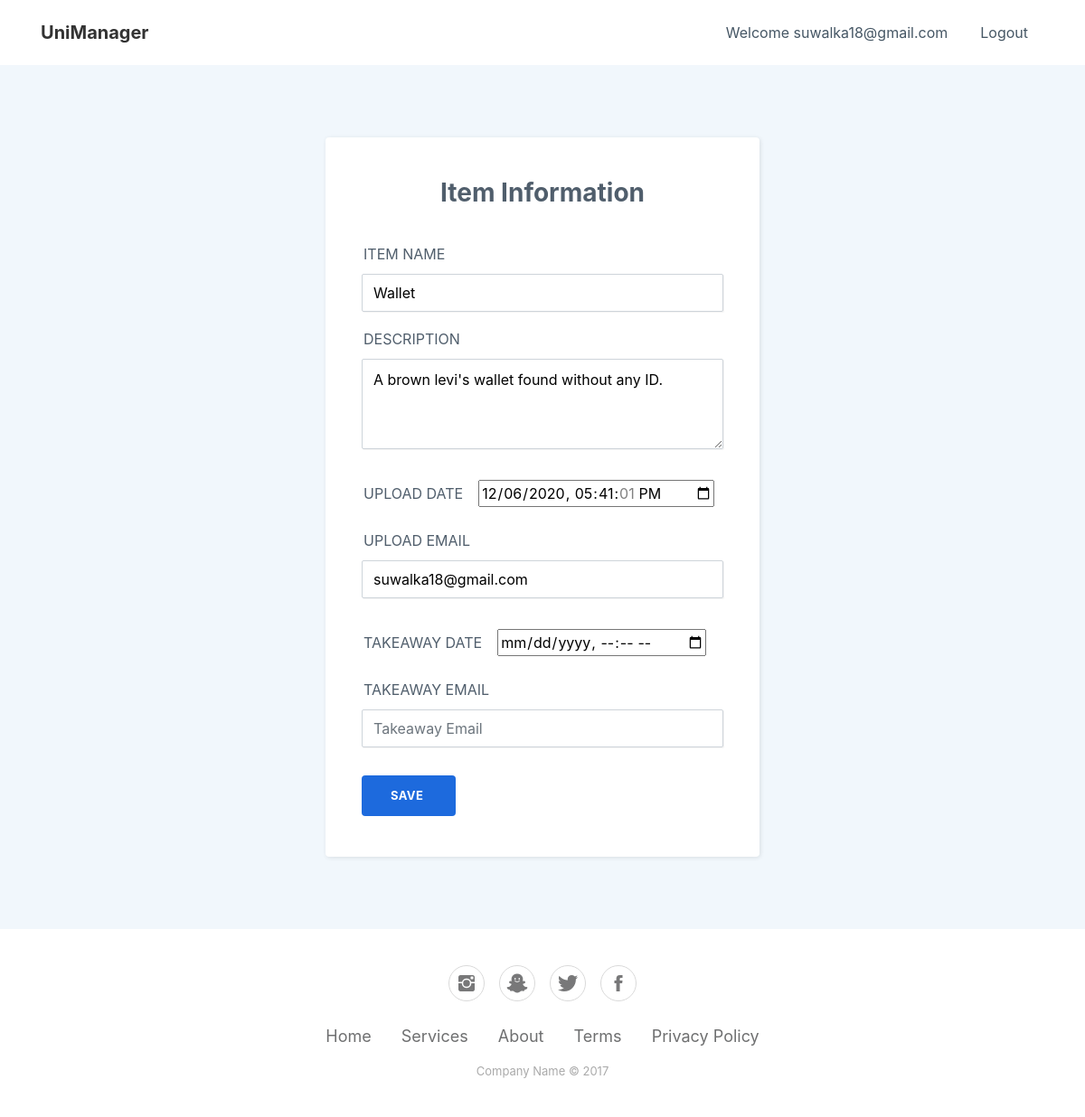
/home/lost-and-found-admin/5 (signed in), run on the app's committed database.
### myapp/models.py (models this page shows)
class LostAndFound(models.Model):
    name = models.CharField(blank=False, null=False, max_length=100)
    information = models.CharField(blank=True, null=False, max_length=1000)
    status = models.IntegerField(blank=False, null=False, default=0)
    submit_date = models.DateTimeField(auto_now=True, null=False, blank=False)
    submit_user = models.ForeignKey(get_user_model(), on_delete=models.CASCADE, related_name="user_submit")
    takeaway_user = models.ForeignKey(get_user_model(), null=True, default=None, on_delete=models.CASCADE, related_name="user_takeaway")
    takeaway_date = models.DateTimeField(default=None, null=True, blank=False)
    item_received = models.BooleanField(default=False)

### myapp/views.py (the view)
# urls.py: path("home/lost-and-found-admin/<int:id>", lost_and_found_admin_info, name="lost-and-found-admin-info"),
def lost_and_found_admin_info(request, id):
    if request.method == "POST":
        name = request.POST.get("name1")
        description = request.POST.get("description1")
        delivery_date = request.POST.get("delivery_date")
        upload_email = request.POST.get("upload_email")
        takeaway_email = request.POST.get("takeaway_email")
        if takeaway_email != "":
            LostAndFound.objects.filter(id=id).update(name=name, information=description, submit_date=delivery_date,
                                                      submit_user=User.objects.filter(username=upload_email).first(),
                                                      takeaway_user=User.objects.filter(
                                                          username=takeaway_email).first(),
                                                      takeaway_date=datetime.now(),
                                                      status=1)
        else:
            LostAndFound.objects.filter(id=id).update(name=name, information=description, submit_date=delivery_date,
                                                      submit_user_id=User.objects.filter(username=upload_email).first())
        return redirect("/home/lost-and-found-admin")
    else:
        l_and_f = list(LostAndFound.objects.filter(id=id).values())[0]
        print(l_and_f)
        IST = tz.gettz('Asia/Kolkata')
        t = l_and_f["submit_date"].replace(tzinfo=IST)
        print(t)
        l_and_f["submit_date"] = l_and_f["submit_date"].strftime("%Y-%m-%dT%H:%M:%S")
        l_and_f["user_name"] = User.objects.filter(id=l_and_f["submit_user_id"]).first().first_name
        l_and_f["email"] = User.objects.filter(id=l_and_f["submit_user_id"]).first().username
        return render(request, "lostfound_admin_info.html",
                      {"name": request.session['name'].split()[0], "l_and_f": l_and_f})

### templates/lostfound_admin_info.html (shortened to what this page needs)
{% load static %}
<!DOCTYPE html>
<html>
<head>
    <link rel="stylesheet" href="{% static 'assets/bootstrap/css/bootstrap.min.css' %}">
    <link rel="stylesheet" href="{% static 'assets/fonts/font-awesome.min.css' %}">
    <link rel="stylesheet" href="{% static 'assets/fonts/ionicons.min.css' %}">
    <link rel="stylesheet" href="{% static 'assets/css/Bootstrap-Cards-v2-shri.css' %}">
    <link rel="stylesheet" href="{% static 'assets/css/Contact-Form-Clean-shri.css' %}">
    <link rel="stylesheet" href="{% static 'assets/css/Footer-Basic-shri.css' %}">
    <link rel="stylesheet" href="{% static 'assets/css/Login-Form-Clean-1-shri.css' %}">
    <link rel="stylesheet" href="{% static 'assets/css/Login-Form-Clean-shri.css' %}">
    <link rel="stylesheet" href="{% static 'assets/css/Navigation-Clean-shri.css' %}">
    <link rel="stylesheet" href="{% static 'assets/css/styles-shri.css' %}">
    <link rel="stylesheet" href="{% static 'assets/css/Table-With-Search-1-shri.css' %}">
    <link rel="stylesheet" href="{% static 'assets/css/Table-With-Search-shri.css' %}">
</head>
<body>
<nav class="navbar navbar-light navbar-expand-md navigation-clean">
    <div class="container"><a class="navbar-brand" href="/">UniManager</a>
        <div class="collapse navbar-collapse"
             id="navcol-1">
            <ul class="nav navbar-nav ml-auto">
                <li class="nav-item" role="presentation"><a class="nav-link" href="#">Welcome {{ name }}</a></li>
                <li class="nav-item" role="presentation"><a class="nav-link" href="/logout">Logout</a></li>
            </ul>
        </div>
    </div>
</nav>
<div class="contact-clean" style="color: black;">
    <form method="post">
        <h2 class="text-center">Item Information</h2>
        <div class="form-group"><label class="text-uppercase text-center" style="padding: 2px;">Item Name</label><input
                class="form-control" type="text" name="name1" placeholder="Name" style="color: black;"
                value="{{ l_and_f.name }}"></div>
        <div class="form-group"><label class="text-uppercase text-center"
                                       style="padding: 2px;">description</label><textarea class="form-control" style="color: black;"
                                                                                          name="description1"
                                                                                          placeholder="Description"
                                                                                          rows="14">{{ l_and_f.information }}</textarea></div>
        <div class="form-group"><label class="text-uppercase text-center" style="padding: 2px;">Upload
            Date</label><input type="datetime-local" id="delivery_date" style="margin-top: 18px; margin-left: 15px"
                   name="delivery_date" value="{{ l_and_f.submit_date }}"></div>
        <div class="form-group"><label class="text-uppercase text-center" style="padding: 2px;">Upload
            Email</label><input style="color: black;" class="form-control" type="text" name="upload_email" value="{{ l_and_f.email }}" placeholder="Upload Email"></div>
        <div class="form-group"><label class="text-uppercase text-center" style="padding: 2px;">takeaway
            date</label><input type="datetime-local" id="delivery_date" value="" style="margin-top: 18px; margin-left: 15px"
                   name="takeaway_date"></div>
        <div class="form-group"><label class="text-uppercase text-center" style="padding: 2px;">takeaway
            email</label><input style="color: black;" class="form-control" type="text" name="takeaway_email" placeholder="Takeaway Email"></div>
        <div class="form-group">
            <button class="btn btn-primary" type="submit">Save&nbsp;</button>
        </div>
    </form>
</div>
<div class="footer-basic">
    <footer>
        <div class="social"><a href="#"><i class="icon ion-social-instagram"></i></a><a href="#"><i
                class="icon ion-social-snapchat"></i></a><a href="#"><i class="icon ion-social-twitter"></i></a><a
                href="#"><i class="icon ion-social-facebook"></i></a></div>
        <ul class="list-inline">
            <li class="list-inline-item"><a href="#">Home</a></li>
            <li class="list-inline-item"><a href="#">Services</a></li>
            <li class="list-inline-item"><a href="#">About</a></li>
            <li class="list-inline-item"><a href="#">Terms</a></li>
            <li class="list-inline-item"><a href="#">Privacy Policy</a></li>
        </ul>
        <p class="copyright">Company Name © 2017</p>
    </footer>
</div>
</body>
</html>

### static/assets/css/Contact-Form-Clean-shri.css (style rules this page uses)
.contact-clean { background: #f1f7fc; padding: 80px 0; }
.contact-clean form { max-width: 480px; width: 90%; margin: 0 auto; background-color: #ffffff; padding: 40px; border-radius: 4px; color: #505e6c; box-shadow: 1px 1px 5px rgba(0,0,0,0.1); }
.contact-clean h2 { margin-top: 5px; font-weight: bold; font-size: 28px; margin-bottom: 36px; color: inherit; }
.contact-clean .form-group:last-child { margin-bottom: 5px; }
.contact-clean form .form-control { background: #fff; border-radius: 2px; box-shadow: 1px 1px 1px rgba(0,0,0,0.05); outline: none; color: inherit; padding-left: 12px; height: 42px; }
.contact-clean form textarea.form-control { min-height: 100px; max-height: 260px; padding-top: 10px; resize: vertical; }
.contact-clean form .btn { padding: 16px 32px; border: none; background: none; box-shadow: none; text-shadow: none; opacity: 0.9; text-transform: uppercase; font-weight: bold; font-size: 13px; letter-spacing: 0.4px; line-height: 1; outline: none !important; }
.contact-clean form .btn-primary { background-color: #055ada !important; margin-top: 15px; color: #fff; }

### static/assets/css/Footer-Basic-shri.css (style rules this page uses)
.footer-basic { padding: 40px 0; background-color: #ffffff; color: #4b4c4d; }
.footer-basic ul { padding: 0; list-style: none; text-align: center; font-size: 18px; line-height: 1.6; margin-bottom: 0; }
.footer-basic li { padding: 0 10px; }
.footer-basic ul a { color: inherit; text-decoration: none; opacity: 0.8; }
.footer-basic .social { text-align: center; padding-bottom: 25px; }
.footer-basic .social > a { font-size: 24px; width: 40px; height: 40px; line-height: 40px; display: inline-block; text-align: center; border-radius: 50%; border: 1px solid #ccc; margin: 0 8px; color: inherit; opacity: 0.75; }
.footer-basic .copyright { margin-top: 15px; text-align: center; font-size: 13px; color: #aaa; margin-bottom: 0; }

### static/assets/css/Navigation-Clean-shri.css (style rules this page uses)
.navigation-clean { background: #fff; padding-top: .75rem; padding-bottom: .75rem; color: #333; border-radius: 0; box-shadow: none; border: none; margin-bottom: 0; }
@media (min-width:768px) { .navigation-clean { padding-top: 1rem; padding-bottom: 1rem; } }
.navigation-clean .navbar-brand { font-weight: bold; color: inherit; }
.navigation-clean .navbar-collapse, .navigation-clean .form-inline { border-top-color: #ddd; }
.navigation-clean.navbar .navbar-nav .nav-link { padding-left: 18px; padding-right: 18px; }
.navigation-clean.navbar-light .navbar-nav .nav-link { color: #465765; }

### data on the page
LostAndFound: name1 "Wallet", description1 "A brown levi's wallet found without any ID.", delivery_date "12/06/2020 17:41:01"

### other printed values
{{ name }} "suwalka18@gmail.com"
